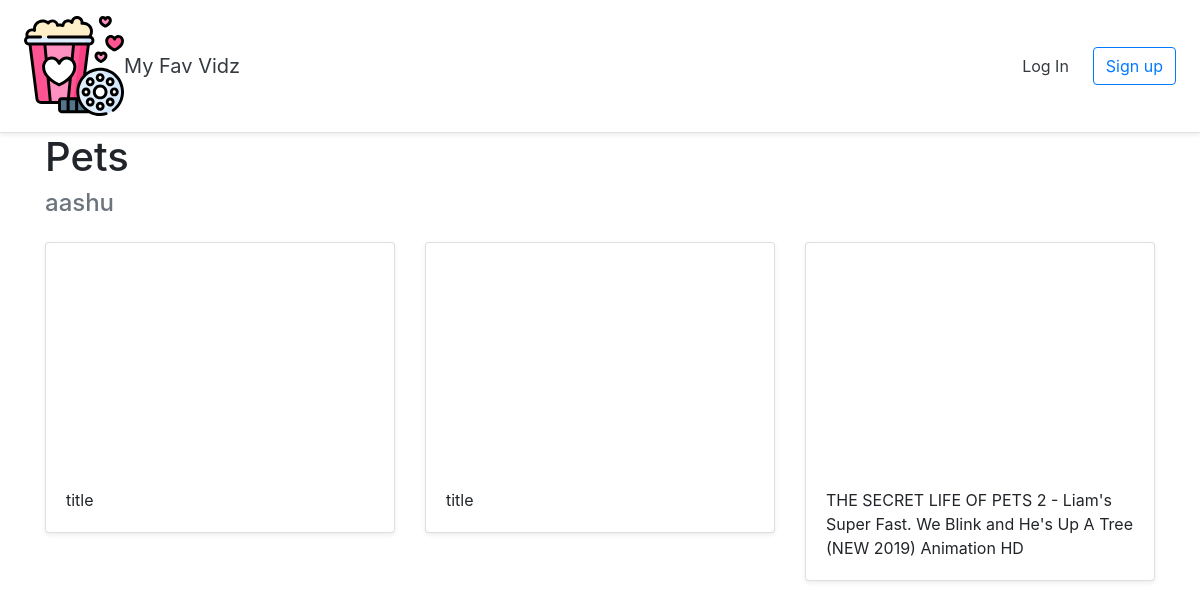
The page /myfavvids/3 on the database its author committed.
### halls/models.py (models this page shows)
class Hall(models.Model):
    title = models.CharField(max_length=255)
    user = models.ForeignKey(User, on_delete=models.CASCADE)

class Video(models.Model):
    title = models.CharField(max_length=255)
    url = models.URLField()
    youtube_id = models.CharField(max_length=255)
    hall = models.ForeignKey(Hall, on_delete=models.CASCADE)

### halls/views.py (the view)
# urls.py: path('myfavvids/<int:pk>', views.DetailHall.as_view(), name='detail_hall'),
class DetailHall(generic.DetailView):
    model = Hall
    template_name = 'halls/detail_hall.html'

### halls/templates/halls/detail_hall.html (shortened to what this page needs)
{% extends 'halls/base.html' %}
{% block content %}
<div class="container">
<h1>{{ hall.title }}</h1>
<h4 class="text-muted">{{ hall.user.username }}</h4>
    <div class="row">
      {% for video in hall.video_set.all %}
      <div class="col-md-4 mt-3">
        <div class="card mb-4 shadow-sm">
          <iframe width="100%" height="225" src="https://www.youtube.com/embed/{{ video.youtube_id }}" frameborder="0" allow="accelerometer; autoplay; encrypted-media; gyroscope; picture-in-picture" allowfullscreen></iframe>
          <div class="card-body">
            <p class="card-text">{{ video.title }}</p>
          </div>
        </div>
      </div>
      {% endfor %}
      </div>
</div>
{% endblock %}

### rows shown on the page
Hall: title "Pets", user.username "aashu"
Video: title "title"
Video: title "title"
Video: title "THE SECRET LIFE OF PETS 2 - Liam's Super Fast. We Blink and He's Up A Tree (NEW 2019) Animation HD"
